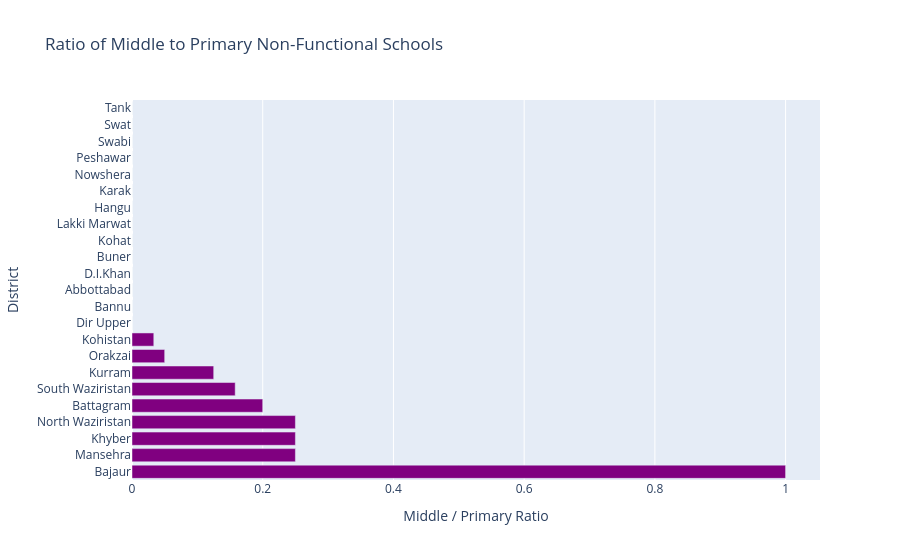

The notebook cell this image was saved under:
### Code cell
fig = go.Figure()

# Bar chart for middle-to-primary ratio
fig.add_trace(go.Bar(
    y=ratio_df['District'],
    x=ratio_df['ratio_middle_to_primary'],
    orientation='h',
    name="Middle / Primary Ratio",
    marker_color='purple'
))

# Update Layout for interactivity
fig.update_layout(
    title="Ratio of Middle to Primary Non-Functional Schools",
    xaxis_title="Middle / Primary Ratio",
    yaxis_title="District",
    hovermode="y unified",  # Hover over each bar to see details for the district
    showlegend=False
)

fig.show()

### Figure 1 — Plotly figure (JSON) as saved in the notebook; plotly's stock layout.template omitted (floating-point values rounded to 4 significant figures)
{"data": [{"marker": {"color": "purple"}, "name": "Middle / Primary Ratio", "orientation": "h", "type": "bar", "x": [1.0, 0.25, 0.25, 0.25, 0.2, 0.1579, 0.125, 0.05, 0.03333, 0.0, 0.0, 0.0, 0.0, 0.0, 0.0, 0.0, 0.0, 0.0, 0.0, 0.0, 0.0, 0.0, 0.0], "y": ["Bajaur", "Mansehra", "Khyber", "North Waziristan", "Battagram", "South Waziristan", "Kurram", "Orakzai", "Kohistan", "Dir Upper", "Bannu", "Abbottabad", "D.I.Khan", "Buner", "Kohat", "Lakki Marwat", "Hangu", "Karak", "Nowshera", "Peshawar", "Swabi", "Swat", "Tank"]}], "layout": {"hovermode": "y unified", "showlegend": false, "title": {"text": "Ratio of Middle to Primary Non-Functional Schools"}, "xaxis": {"title": {"text": "Middle / Primary Ratio"}}, "yaxis": {"title": {"text": "District"}}}}
